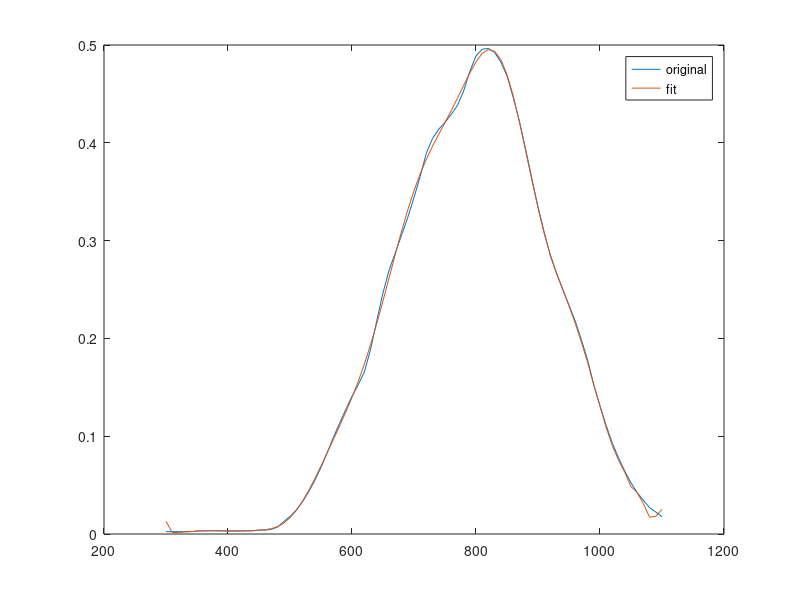
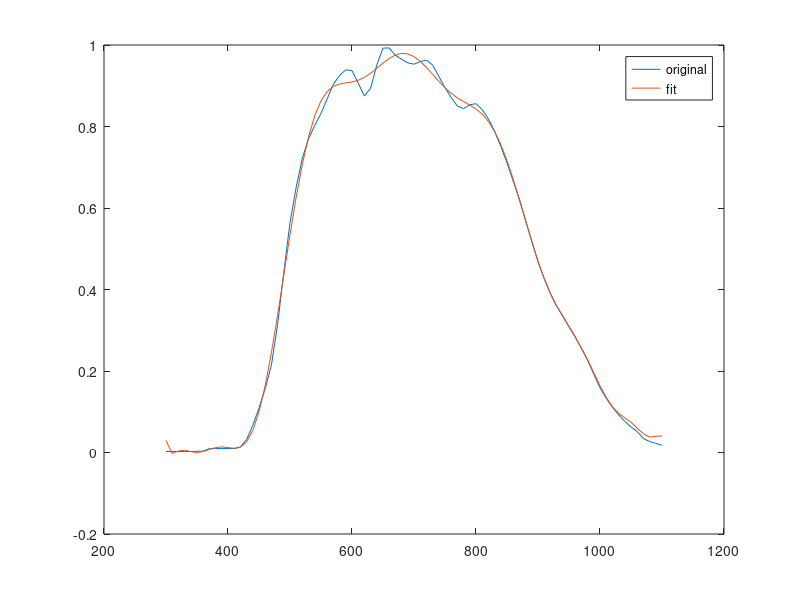

These charts were generated, in order, by the following MATLAB code:
degree_ir = 30;
degree_vis = 20;
Rs_ir = csvread("TSL2591_Rs_IR.csv");
Rs_vis = csvread("TSL2591_Rs_VIS.csv");

p_ir = polyfit(Rs_ir(:,1), Rs_ir(:,2), degree_ir);
p_vis = polyfit(Rs_vis(:,1), Rs_vis(:,2), degree_vis);

y_ir = polyval(p_ir, Rs_ir(:,1));
y_vis = polyval(p_vis, Rs_vis(:,1));


figure();
title("TSL2591_Rs_IR fir");
plot(Rs_ir(:,1), Rs_ir(:,2));
hold on;
plot(Rs_ir(:,1), y_ir);
hold off;
legend("original", "fit");

figure();
title("TSL2591_Rs_VIS fir");
plot(Rs_vis(:,1), Rs_vis(:,2));
hold on;
plot(Rs_vis(:,1), y_vis);
hold off;
legend("original", "fit");